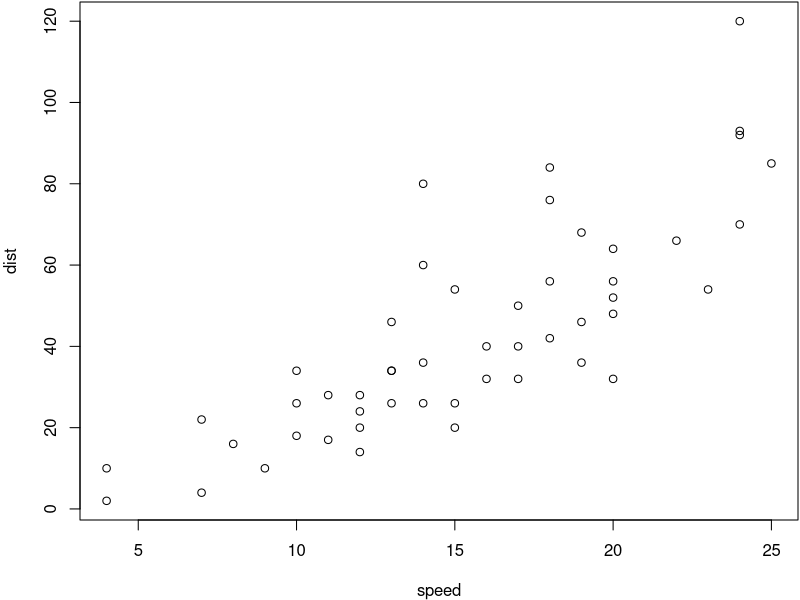

This chart was generated by the following R code:
## ---- chunk 1
#!/usr/bin/Rscript --vanilla

# compiles all .Rmd files in _R directory into .md files in Pages directory,
# if the input file is older than the output file.

# run ./knitpages.R to update all knitr files that need to be updated.

KnitPost <- function(input, outfile, base.url="/") {
    # this function is a modified version of an example here:
    # http://jfisher-usgs.github.com/r/2012/07/03/knitr-jekyll/
    require(knitr);
    opts_knit$set(base.url = base.url)
    fig.path <- paste0("figs/", sub(".Rmd$", "", basename(input)), "/")
    opts_chunk$set(fig.path = fig.path)
    opts_chunk$set(fig.cap = "center")
    render_jekyll()
    knit(input, outfile, envir = parent.frame())
}

for (infile in list.files("_R", pattern="*.Rmd", full.names=TRUE)) {
    outfile = paste0("pages/", sub(".Rmd$", ".md", basename(infile)))

    # knit only if the input file is the last one modified
    if (!file.exists(outfile) |
        file.info(infile)$mtime > file.info(outfile)$mtime) {
        KnitPost(infile, outfile)
    }
}
## ---- chunk 2
summary(cars)
## ---- chunk 3
par(mar = c(4, 4, 0.1, 0.1), omi = c(0, 0, 0, 0))
plot(cars)
## ---- chunk 4
sessionInfo()
